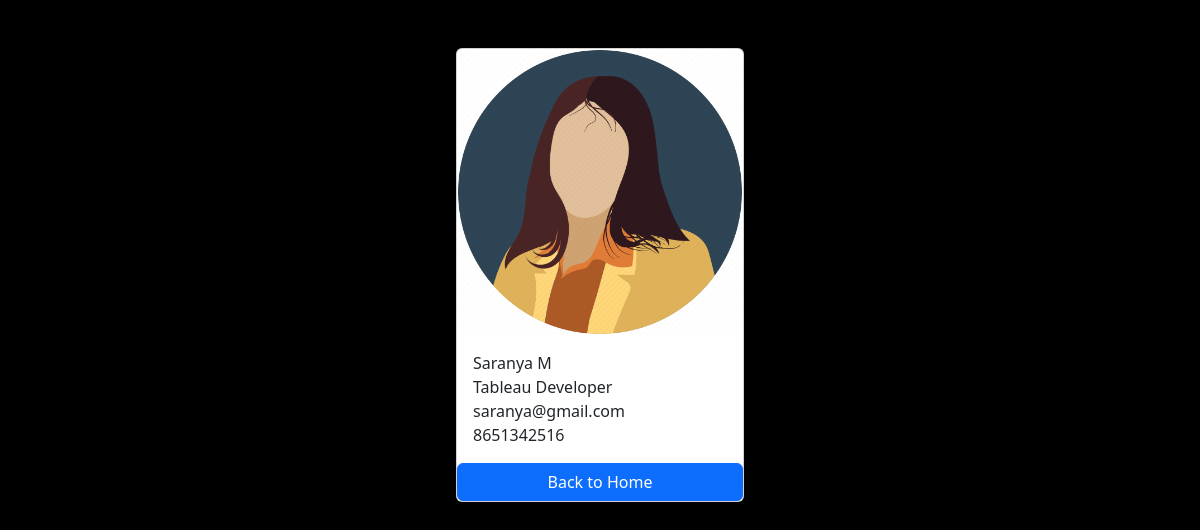
/employee/3/, run on the app's committed database.
### employees/models.py (models this page shows, shortened)
class Employee(models.Model):
    first_name = models.CharField(max_length=200)
    last_name = models.CharField(max_length=200)
    photo = models.ImageField(upload_to="images")
    designation = models.CharField(max_length=200)
    email_address = models.EmailField(max_length=200, unique=True)
    phone_number = models.CharField(max_length=12, blank=True)
    created_at = models.DateTimeField(auto_now_add=True)
    updated_at = models.DateTimeField(auto_now=True)

### employees/views.py (the view)
# urls.py: path('<int:pk>/', views.employee_detail, name='employee_detail'),
def employee_detail(request, pk):
    employee = get_object_or_404(Employee, pk = pk)
    context = {
        'employee': employee,
    }
    return render(request, 'employee_detail.html', context)

### templates/employee_detail.html (shortened to what this page needs)
{% load static %}
<!DOCTYPE html>
<html lang="en">
<head>
    <link href="https://cdn.jsdelivr.net/npm/bootstrap@5.3.2/dist/css/bootstrap.min.css" rel="stylesheet">
    <link rel="stylesheet" href="{% static 'css/style.css' %}">
</head>
<body>
    <div class="container pt-5">
        <div class="card mx-auto" style="width: 18rem;">
            <img class="card-img-top" src="{{employee.photo.url}}" alt="Employee photo">
            <div class="card-body">
              <p class="card-text m-0">{{employee.first_name}} {{employee.last_name}}</p>
              <p class="card-text m-0">{{employee.designation}}</p>
              <p class="card-text m-0">{{employee.email_address}}</p>
              <p class="card-text m-0">{{employee.phone_number}}</p>
            </div>
            <a href="{% url 'home' %}" class="btn btn-primary">Back to Home</a>
          </div>
    </div>
</body>
</html>

### static/css/style.css (style rules this page uses)
body { background-color: black; }

### data on the page
Employee: photo (picture), first_name "Saranya", last_name "M", designation "Tableau Developer", email_address "saranya@gmail.com", phone_number "8651342516"
